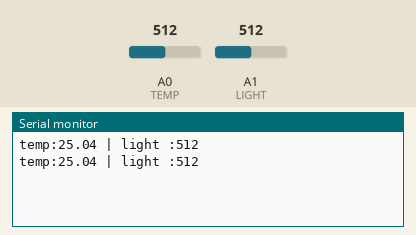
The sketch below on a simulated Arduino Uno, built with avr-gcc and run on an emulated ATmega328P. Parts: the last lines printed to the serial monitor. Inputs (shaded band) come from the test bench; at power-on: A0 (TEMP) = 512, A1 (LIGHT) = 512.

Above: at 1.8 s.
1.9 s: A0 (TEMP) set to 716
At 2.8 s:
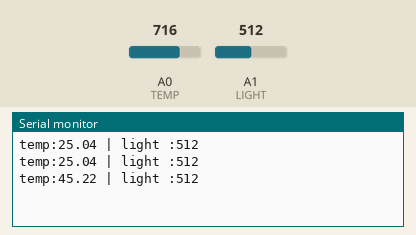
3.4 s: A1 (LIGHT) set to 716
At 4.7 s:
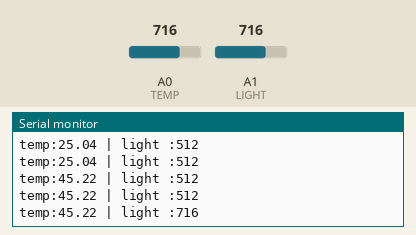
4.9 s: A0 (TEMP) set to 900
At 5.5 s:
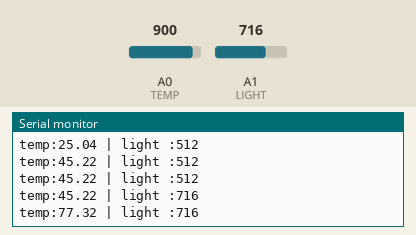
6.4 s: A1 (LIGHT) set to 900
At 7.8 s:
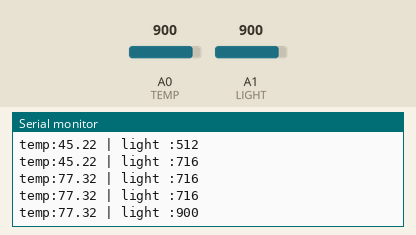
Timing chart, 0 to 8.9 s (numbered marks = the images above; inputs shaded):
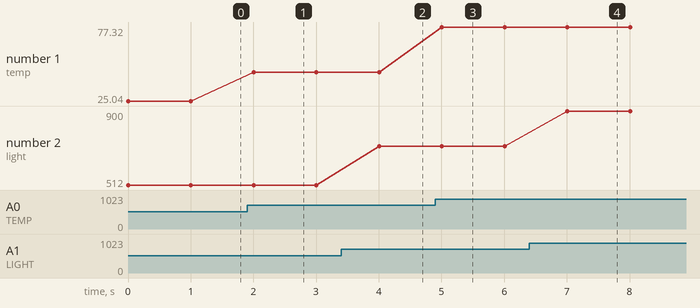

The sketch:

temp_light.ino
```cpp
#define TEMP A0
#define LIGHT A1


void setup() {
  Serial.begin(9600);
  pinMode(TEMP, INPUT);
  pinMode(LIGHT, INPUT);
}

float temperature = 0;
int lightValue = 0;

void loop() {
  lightValue = analogRead(LIGHT);


  float resistance;
  int a;
  a = analogRead(TEMP);
  resistance = (float)(1023 - a) * 10000 / a;  //Calculate the resistance of the thermistor
  int B = 3975;
  /*Calculate the temperature according to the following formula.*/
  temperature = 1 / (log(resistance / 10000) / B + 1 / 298.15) - 273.15;

  Serial.print("temp:");
  Serial.print(temperature);

  Serial.print(" | light :");
  Serial.println(lightValue);

  delay(1000);
}
```

Measured:
- after the input at 1.9 s, the serial monitor: prints a new line after 0.10 s (image 1)
- after the input at 3.4 s, the serial monitor: prints a new line after 0.61 s (image 2)
- after the input at 4.9 s, the serial monitor: prints a new line after 0.11 s (image 3)
- after the input at 6.4 s, the serial monitor: prints a new line after 0.61 s (image 4)
- plotted number 1: 25.04 → 45.22 after the input at 1.9 s, 45.22 → 77.32 after the input at 4.9 s
- plotted number 2: 512 → 716 after the input at 3.4 s, 716 → 900 after the input at 6.4 s
